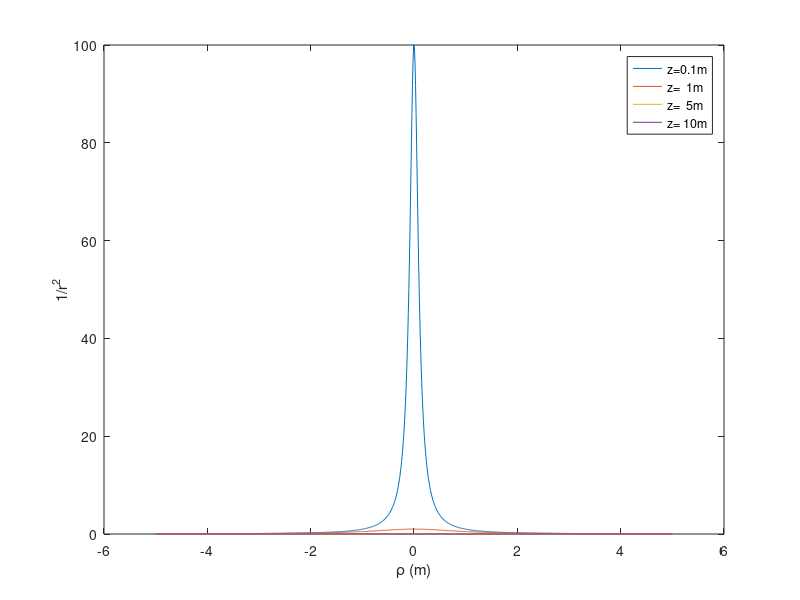
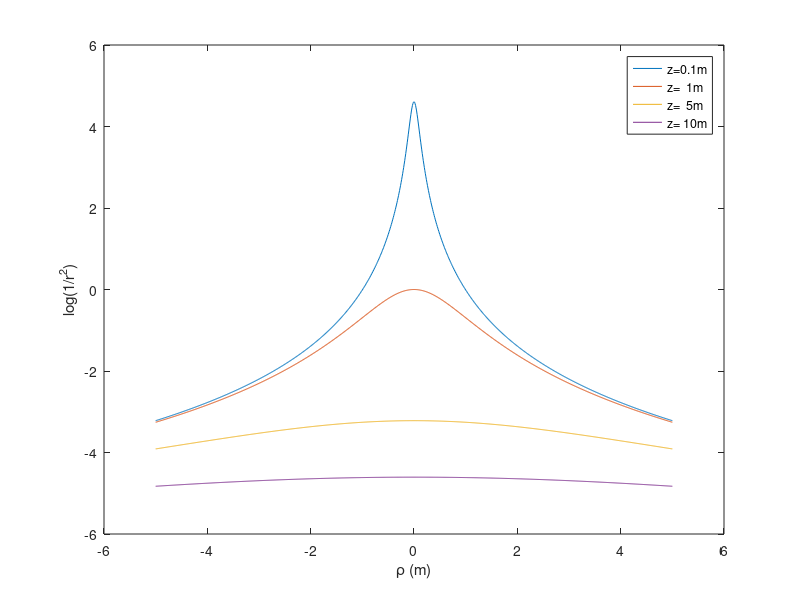

Here is the MATLAB script that generated these plots, in order:
z = [0.1, 1,5,10]
x = -5:0.01:5

[X, Z] = meshgrid(x,z); 
rsq = X.^2 + Z.^2;


I = 1./rsq; 

% figure; imagesc(x, z, I)
% figure; plot(I(100,:))

figure; plot(x, (I'))
xlabel('\rho (m)'); ylabel('1/r^2')
legend([ repmat('z=', [4,1]), num2str(z'), repmat('m', [4,1])])

figure; plot(x, log(I'))
xlabel('\rho (m)'); ylabel('log(1/r^2)')
legend([ repmat('z=', [4,1]), num2str(z'), repmat('m', [4,1])])